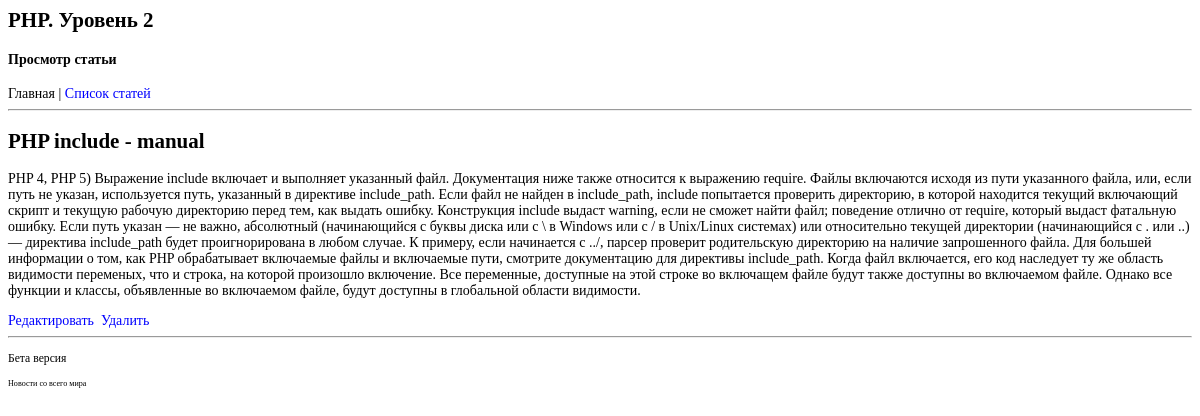
Page /control/article.php?id=4 on the committed database.
### tables this page shows
CREATE TABLE IF NOT EXISTS `news` (
`id_article` bigint(20) unsigned NOT NULL,
  `date` datetime NOT NULL,
  `title` char(50) NOT NULL,
  `content` text NOT NULL
);

### models/news.php (called while the page is built, shortened)
<?php
function articles_get($id_article)
{
	$query = "SELECT * FROM news WHERE id_article = $id_article";
	$result = mysql_query($query);
	$row = mysql_fetch_assoc($result);
	return $row;
}
function view_include($fileName, $vars = array())
{
	include $fileName;
	return ob_get_clean();
}

### views/article.php (the view, shortened to what this page needs)
<html>
<head>
	<link rel="stylesheet" type="text/css" media="screen" href="style.css" />
</head>
<body>
	<h2><?=$article['title']?></h2>
	<p><?=$article['content']?></p>
	<a href="../control/edit.php?id=<?=$article['id_article']?>">Редактировать</a>&nbsp
	<a href="../control/edit.php?id=<?=$article['id_article']?>&delete=1">Удалить</a>
</body>
</html>

### views/index.php (shortened to what this page needs)
<!DOCTYPE html PUBLIC "-//W3C//DTD HTML 4.01 Transitional//EN">
<html>
<head>
	<link rel="stylesheet" type="text/css" media="screen" href="style.css" />
</head>
<body>
	<h2>PHP. Уровень 2</h2>
	<h4><?=$title?></h4>
		Главная | <a href="control/editor.php">Список статей</a>
	<hr/>
		<?=$content?>
	<hr/>
		<footer>
			<p><small>Бета версия<small></p>
			<small>Новости со всего мира</small>
		</footer>
</body>
</html>

### control/article.php (shortened to what this page needs)
<?php
include_once('../models/news.php');
$article = articles_get($_GET['id']);
$content = view_include(
	'../views/article.php',
	array('article' => $article));
$page = view_include(
	'../views/index.php',
	array('title' => 'Просмотр статьи', 'content' => $content));
echo $page;

### views/style.css (style rules this page uses)
body { font-family: Georgia; font-size: 14px; color: black; }
a { color: #00f; text-decoration: none; }

### rows in the picture
news: title "PHP include - manual", content "PHP 4, PHP 5) Выражение include включает и выполняет указанный файл. Документация ниже также относится к выражению require. Файлы включаются исходя из пути указанного файла, или, если путь не указан, используется путь, указанный в директиве include_path. Если файл не найден в include_path, include попытается проверить директорию, в которой находится текущий включающий скрипт и текущую рабочую директорию перед тем, как выдать ошибку. Конструкция include выдаст warning, если не сможет найти файл; поведение отлично от require, который выдаст фатальную ошибку. Если путь указан — не важно, абсолютный (начинающийся с буквы диска или с \\ в Windows или с / в Unix/Linux системах) или относительно…"

### other values in the picture
$title "Просмотр статьи"
